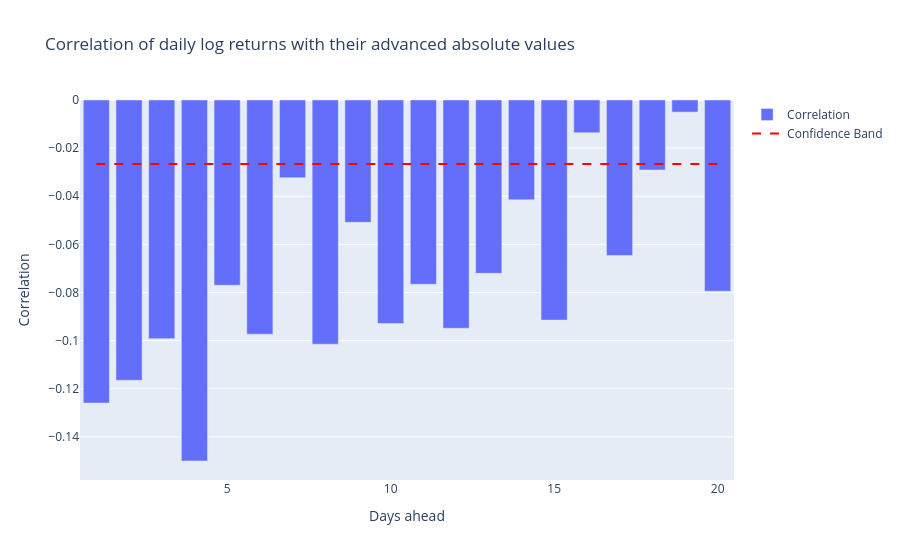

The notebook cell saved with this chart:
### Markdown cell above
## 2.4 The leverage effect

GARCH feeds shocks in as $\varepsilon^2$, which destroys the sign. The
correlation below measures whether the destroyed information matters:
$\mathrm{Corr}(r_t, |r_{t+k}|)$ for $k = 1 \dots 20$.

### Code cell
correlation_r_abs_r = [r.corr(r.abs().shift(-k)) for k in range(1,21)]

fig = go.Figure()

fig.add_trace(
    go.Bar(
        x=np.arange(1, len(correlation_r_abs_r)+1),
        y=correlation_r_abs_r,
        name='Correlation'
    )
)

# 95% confidence band under the iid null
conf_band = 1.96/np.sqrt(len(r))
fig.add_trace(
    go.Scatter(
        x=np.arange(1, len(correlation_r_abs_r)+1),
        y=[-conf_band]*len(correlation_r_abs_r),
        mode='lines',
        name='Confidence Band',
        line=dict(color='red', dash='dash')
    )
)

fig.update_layout(title="Correlation of daily log returns with their advanced absolute values",
                   xaxis_title="Days ahead", yaxis_title="Correlation")


fig.show()

### Figure 1 — Plotly figure (JSON) as saved in the notebook; plotly's stock layout.template omitted (floating-point values rounded to 4 significant figures)
{"data": [{"name": "Correlation", "type": "bar", "x": [1, 2, 3, 4, 5, 6, 7, 8, 9, 10, 11, 12, 13, 14, 15, 16, 17, 18, 19, 20], "y": [-0.1259, -0.1165, -0.09917, -0.15, -0.07702, -0.09731, -0.0323, -0.1015, -0.05085, -0.09285, -0.07658, -0.09486, -0.07204, -0.0415, -0.09147, -0.01362, -0.06466, -0.0291, -0.005025, -0.07945]}, {"line": {"color": "red", "dash": "dash"}, "mode": "lines", "name": "Confidence Band", "type": "scatter", "x": [1, 2, 3, 4, 5, 6, 7, 8, 9, 10, 11, 12, 13, 14, 15, 16, 17, 18, 19, 20], "y": [-0.0266, -0.0266, -0.0266, -0.0266, -0.0266, -0.0266, -0.0266, -0.0266, -0.0266, -0.0266, -0.0266, -0.0266, -0.0266, -0.0266, -0.0266, -0.0266, -0.0266, -0.0266, -0.0266, -0.0266]}], "layout": {"title": {"text": "Correlation of daily log returns with their advanced absolute values"}, "xaxis": {"title": {"text": "Days ahead"}}, "yaxis": {"title": {"text": "Correlation"}}}}
